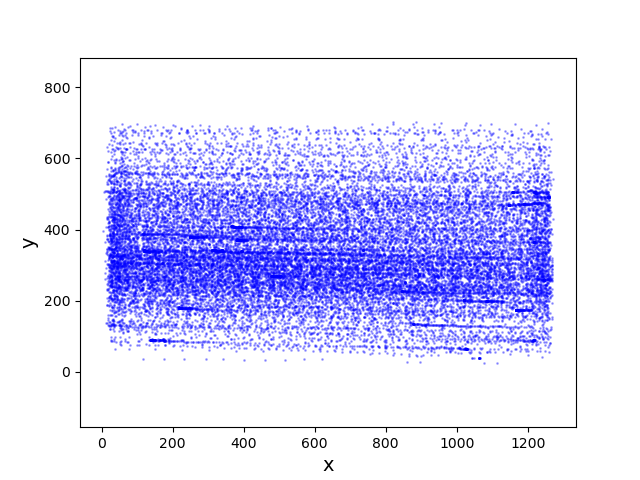

Reproduce this figure in Python.
# Author:fenghao
# CreatTime: 2024/7/2
# FileName: Video_strawberry_Screenshot
# Description: simple introduction of the code
import cv2 as cv
import glob
import os
import matplotlib.pyplot as plt



x_index=[]
y_index=[]
path=r'*_2.txt'
files = glob.iglob(path)
for input_file in files:
    with open(input_file, 'r') as file:
        for line in file:
            parts = line.strip().split(',')
            frame_num = int(parts[0])
            bbox_class = parts[1]
            bbox_id = int(parts[2])
            x = int(parts[3])
            y = int(parts[4])
            w = int(parts[5])
            h = int(parts[6])

            center_x=x+w/2
            center_y=y+h/2
            x_index.append(center_x)
            y_index.append(center_y)
            print(f'({center_x},{center_y})')


fig, ax = plt.subplots()
ax.scatter(x_index,y_index,color='blue',alpha=0.3,s=1)
# 设置坐标轴标签
ax.set_xlabel('x', fontsize=14)
ax.set_ylabel('y', fontsize=14)
ax.axis('equal')
# 显示图形
plt.show()
fig.savefig('center_coordinate.png')